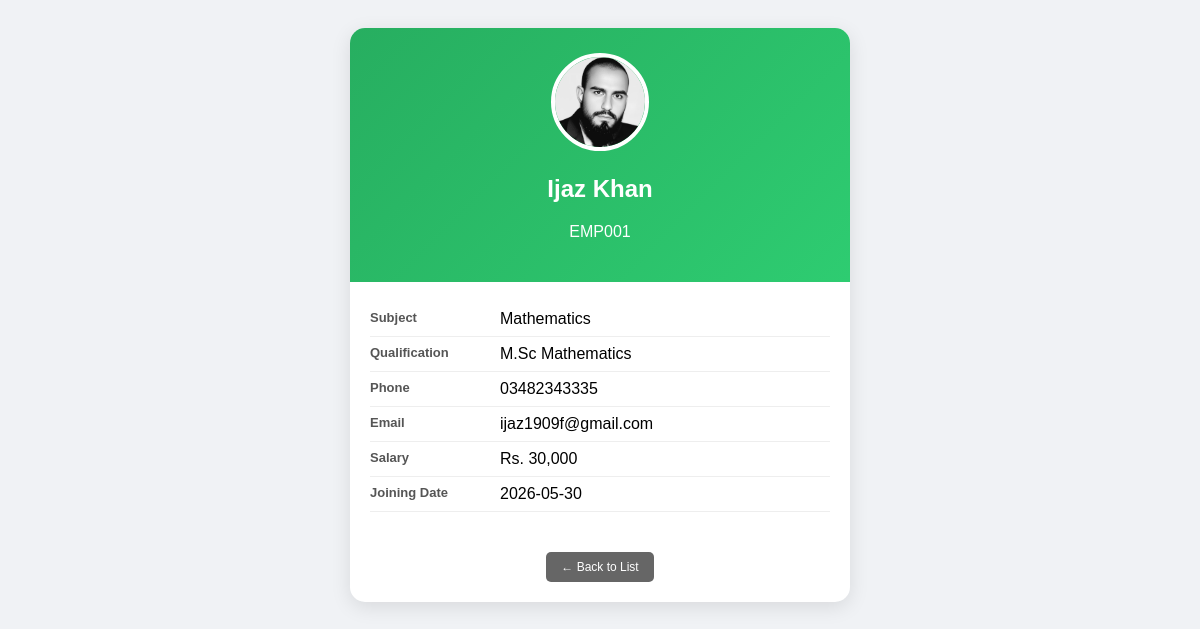
Page /dashboard/view.php?id=5 (signed in) on the committed database.
### tables this page shows
CREATE TABLE `teachers` (
  `id` int(11) NOT NULL,
  `employee_id` varchar(20) NOT NULL,
  `first_name` varchar(50) NOT NULL,
  `last_name` varchar(50) DEFAULT NULL,
  `email` varchar(100) DEFAULT NULL,
  `phone` varchar(20) DEFAULT NULL,
  `qualification` varchar(100) DEFAULT NULL,
  `subject_specialty` varchar(100) DEFAULT NULL,
  `salary` decimal(10,2) DEFAULT NULL,
  `address` text DEFAULT NULL,
  `photo` varchar(255) DEFAULT 'default.png',
  `joining_date` date DEFAULT NULL,
  `status` tinyint(4) DEFAULT 1,
  `created_at` timestamp NOT NULL DEFAULT current_timestamp()
);

### shared/config.php (called while the page is built, shortened)
<?php
function getPhotoUrl($photo, $type = 'student') {
    $default = BASE_URL . 'assets/uploads/photos/default.png';
    $path = PHOTO_DIR . $photo;
    return file_exists($path) ? BASE_URL . 'assets/uploads/photos/' . $photo : $default;
}
?>

### dashboard/view.php (the view, shortened to what this page needs)
<?php
require_once '../../shared/config.php';
$t = $conn->query("SELECT * FROM teachers WHERE id={$_GET['id']}")->fetch_assoc();
?>
<!DOCTYPE html>
<html>
<head>
</head>
<body>
<div class="container">
    <div class="header">
        <img src="<?php echo getPhotoUrl($t['photo']); ?>" onerror="this.src='<?php echo BASE_URL; ?>assets/uploads/photos/default.png'">
        <h2><?php echo $t['first_name'].' '.$t['last_name']; ?></h2>
        <p><?php echo $t['employee_id']; ?></p>
    </div>
    <div class="body">
        <div class="row"><span class="label">Subject</span><span><?php echo $t['subject_specialty']; ?></span></div>
        <div class="row"><span class="label">Qualification</span><span><?php echo $t['qualification']; ?></span></div>
        <div class="row"><span class="label">Phone</span><span><?php echo $t['phone']; ?></span></div>
        <div class="row"><span class="label">Email</span><span><?php echo $t['email']; ?></span></div>
        <div class="row"><span class="label">Salary</span><span>Rs. <?php echo number_format($t['salary']); ?></span></div>
        <div class="row"><span class="label">Joining Date</span><span><?php echo $t['joining_date']; ?></span></div>
    </div>
    <div style="padding:15px;text-align:center;">
        <a href="./" class="btn btn-back">← Back to List</a>
    </div>
</div>
</body>
</html>

### dashboard/view.php (style rules this page uses)
body { font-family: Arial; background: #f0f2f5; padding: 20px; }
.container { max-width: 500px; margin: 0 auto; background: white; border-radius: 15px; overflow: hidden; box-shadow: 0 5px 20px rgba(0,0,0,0.1); }
.header { background: linear-gradient(135deg, #27ae60, #2ecc71); color: white; padding: 25px; text-align: center; }
.header img { width: 90px; height: 90px; border-radius: 50%; object-fit: cover; border: 4px solid white; }
.body { padding: 20px; }
.row { display: flex; padding: 8px 0; border-bottom: 1px solid #eee; }
.label { font-weight: bold; width: 130px; color: #555; font-size: 13px; }
.btn { padding: 8px 15px; border-radius: 5px; text-decoration: none; color: white; margin: 5px; display: inline-block; font-size: 12px; }
.btn-back { background: #666; }

### rows in the picture
teachers: photo (picture), first_name "Ijaz", last_name "Khan", employee "EMP001", subject_specialty "Mathematics", qualification "M.Sc Mathematics", phone "03482343335", email "ijaz1909f@gmail.com", salary "30,000", joining_date "2026-05-30"
